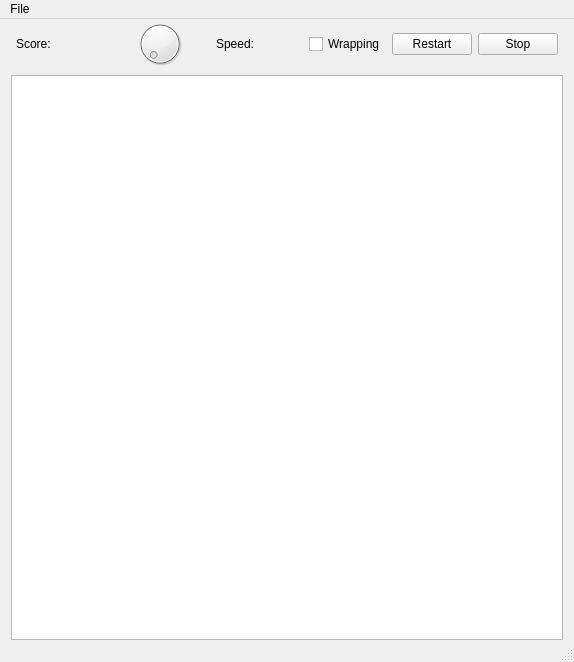
<?xml version="1.0" encoding="UTF-8"?>
<ui version="4.0">
 <class>MainWindow</class>
 <widget class="QMainWindow" name="MainWindow">
  <property name="geometry">
   <rect>
    <x>0</x>
    <y>0</y>
    <width>574</width>
    <height>662</height>
   </rect>
  </property>
  <property name="sizePolicy">
   <sizepolicy hsizetype="Preferred" vsizetype="Preferred">
    <horstretch>0</horstretch>
    <verstretch>0</verstretch>
   </sizepolicy>
  </property>
  <property name="windowTitle">
   <string>MainWindow</string>
  </property>
  <widget class="QWidget" name="centralwidget">
   <layout class="QVBoxLayout" name="verticalLayout_2">
    <property name="leftMargin">
     <number>11</number>
    </property>
    <property name="topMargin">
     <number>0</number>
    </property>
    <property name="rightMargin">
     <number>11</number>
    </property>
    <property name="bottomMargin">
     <number>0</number>
    </property>
    <item>
     <layout class="QVBoxLayout" name="verticalLayout">
      <item>
       <layout class="QHBoxLayout" name="horizontalLayout">
        <property name="leftMargin">
         <number>5</number>
        </property>
        <property name="rightMargin">
         <number>5</number>
        </property>
        <item>
         <widget class="QLabel" name="label">
          <property name="text">
           <string>Score: </string>
          </property>
         </widget>
        </item>
        <item>
         <widget class="QLabel" name="score">
          <property name="text">
           <string/>
          </property>
         </widget>
        </item>
        <item>
         <widget class="QDial" name="dial">
          <property name="minimum">
           <number>10</number>
          </property>
          <property name="maximum">
           <number>1000</number>
          </property>
          <property name="singleStep">
           <number>10</number>
          </property>
          <property name="value">
           <number>10</number>
          </property>
         </widget>
        </item>
        <item>
         <widget class="QLabel" name="label_2">
          <property name="text">
           <string>Speed:</string>
          </property>
         </widget>
        </item>
        <item>
         <widget class="QLabel" name="speed">
          <property name="text">
           <string/>
          </property>
         </widget>
        </item>
        <item>
         <widget class="QCheckBox" name="wrapping">
          <property name="text">
           <string>Wrapping</string>
          </property>
         </widget>
        </item>
        <item>
         <widget class="QPushButton" name="restart">
          <property name="text">
           <string>Restart</string>
          </property>
         </widget>
        </item>
        <item>
         <widget class="QPushButton" name="stop_resume">
          <property name="text">
           <string>Stop</string>
          </property>
         </widget>
        </item>
       </layout>
      </item>
      <item>
       <widget class="QGraphicsView" name="graphics_view">
        <property name="sizePolicy">
         <sizepolicy hsizetype="Expanding" vsizetype="Expanding">
          <horstretch>0</horstretch>
          <verstretch>0</verstretch>
         </sizepolicy>
        </property>
        <property name="minimumSize">
         <size>
          <width>550</width>
          <height>550</height>
         </size>
        </property>
        <property name="verticalScrollBarPolicy">
         <enum>Qt::ScrollBarAlwaysOff</enum>
        </property>
        <property name="horizontalScrollBarPolicy">
         <enum>Qt::ScrollBarAlwaysOff</enum>
        </property>
        <property name="sizeAdjustPolicy">
         <enum>QAbstractScrollArea::AdjustIgnored</enum>
        </property>
       </widget>
      </item>
     </layout>
    </item>
   </layout>
  </widget>
  <widget class="QMenuBar" name="menubar">
   <property name="geometry">
    <rect>
     <x>0</x>
     <y>0</y>
     <width>574</width>
     <height>26</height>
    </rect>
   </property>
   <widget class="QMenu" name="menuFike">
    <property name="title">
     <string>File</string>
    </property>
    <addaction name="action_restart"/>
    <addaction name="separator"/>
    <addaction name="action_clear_board"/>
   </widget>
   <addaction name="menuFike"/>
  </widget>
  <widget class="QStatusBar" name="statusbar"/>
  <action name="action_clear_board">
   <property name="text">
    <string>Clear board</string>
   </property>
  </action>
  <action name="action_restart">
   <property name="text">
    <string>Restart</string>
   </property>
  </action>
 </widget>
 <resources/>
 <connections/>
</ui>
